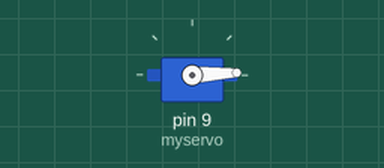
The sketch below on a simulated Arduino Uno, built with avr-gcc and run on an emulated ATmega328P. Parts: servo.

Above: at 0.05 s.
At 0.45 s:
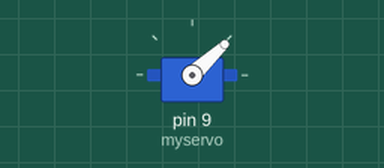
At 3.0 s:
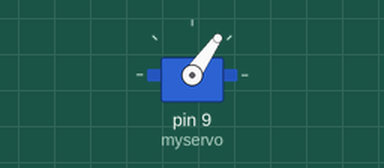
At 5.95 s:
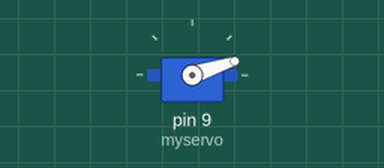
Timing chart, 0 to 14.5 s (numbered marks = the images above):
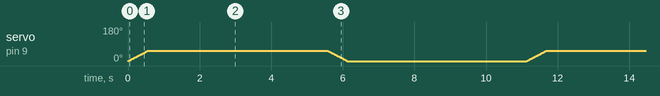

The sketch:

Gripper_Test.ino
```cpp
/* Sweep
 *  EML 4502C - Senior Design II
 *  KIBBLE COURIER DRONE DELIVERY PROJECT - TEAM BLUE
 *  UNIVERSITY OF CENTRAL FLORIDA DPT. OF MAE
 *
 *  This basic code is designed to test the functionality of the grabber mechanism
 *  and determine angle values for the range of the servo.
 *
 *  Edited from the Servo Sweep example found in the Arduino IDE by Robert Griffiths
*/

#include <Servo.h>

Servo myservo;//create servo object to control a servo

int pos = 0;//variable to store the servo position

void setup()
{
  myservo.attach(9);//attach servo to pin 9 on Arduino
}

void loop()
{
  for (pos = 0; pos <= 55; pos += 1) //servo range found to be 55 deg. Adjust values to change min/max angles
  {                                  //open claw
    myservo.write(pos);
    delay(10);
  }
  delay(5000); //hold position for 5 seconds
  for (pos = 55; pos >= 0; pos -= 1) //close claw
  {
    myservo.write(pos);
    delay(10);
  }
  delay(5000); //hold position for 5 seconds
}
```
